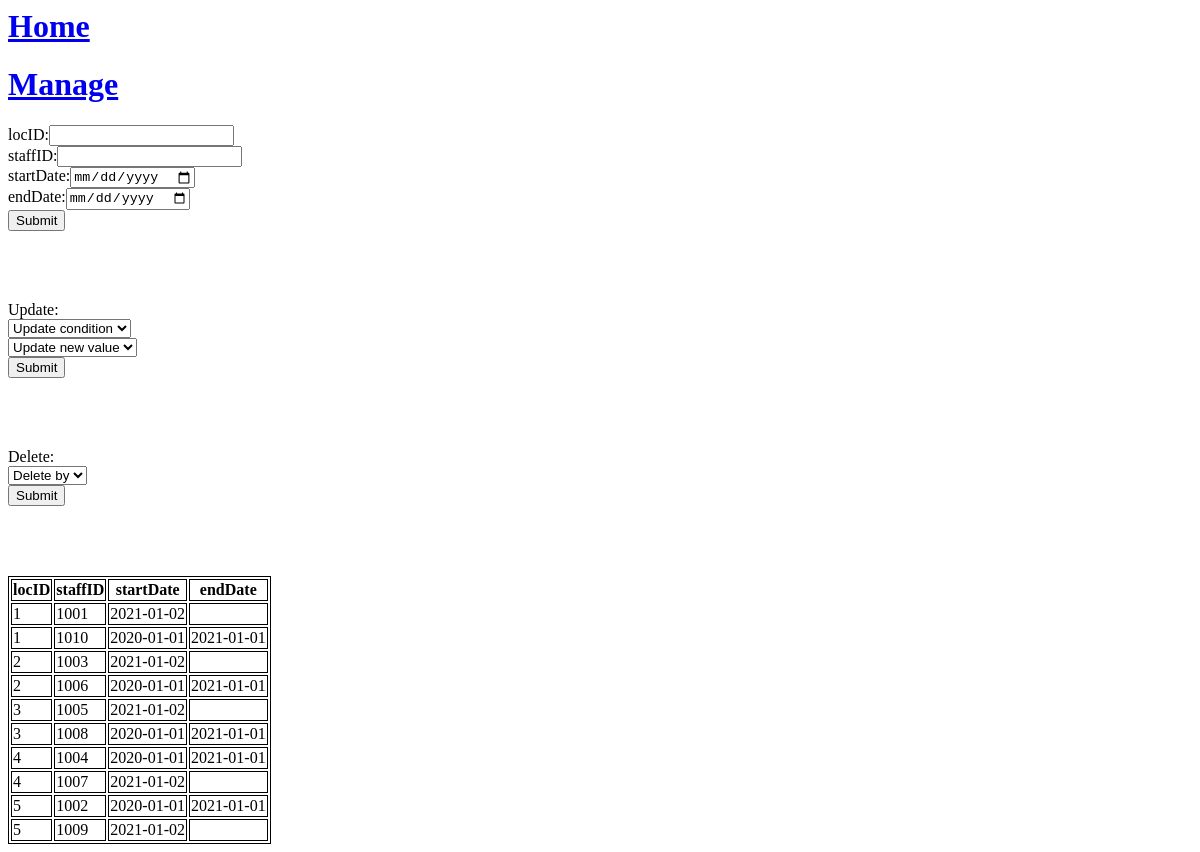
Before: /GeneralManagement.php with the older database file.
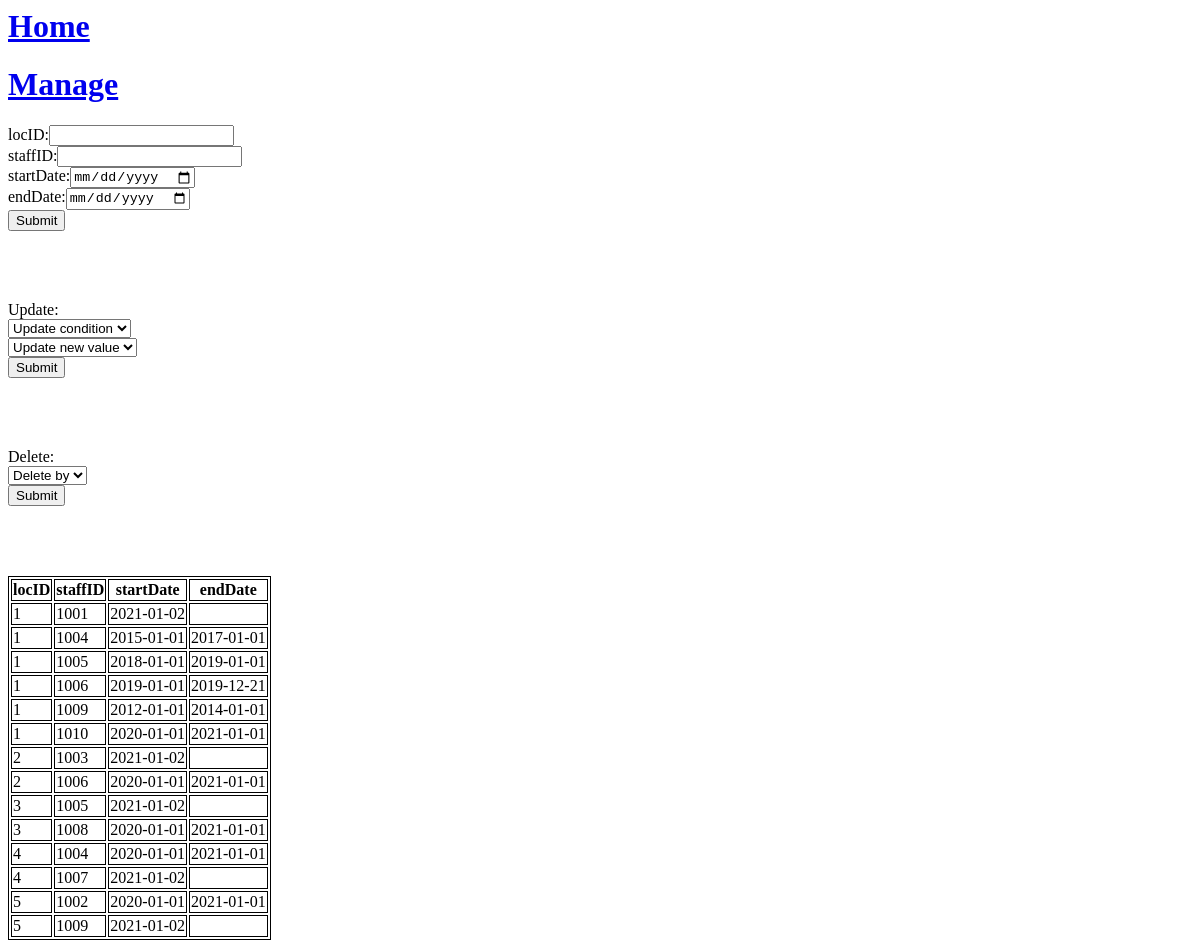
After: the same page with the newer database file.
### tables this page shows
CREATE TABLE GeneralManagement(
    locID INTEGER,
    staffID INTEGER,
    startDate DATE,
    endDate DATE,
    PRIMARY KEY(locID, staffID),
    CONSTRAINT fk_general_management_location FOREIGN KEY(locID) REFERENCES Location(locID)
        ON UPDATE CASCADE
        ON DELETE CASCADE,
    CONSTRAINT fk_general_management_staff FOREIGN KEY(staffID) REFERENCES Personnel(staffID)
        ON UPDATE CASCADE
        ON DELETE CASCADE
);

### GeneralManagement.php (the view, shortened to what this page needs)
<html><head><style>table, th, td {border:1px solid black;}</style><title>GeneralManagement</title></head><body><?php
echo "<a href='index.php'><h1>Home</h1></a>";
echo "<a href='manage.php'><h1>Manage</h1></a>";
$s = 'localhost';
$u = 'php';
$p = 'php';
$d = 'php_db';
$conn = new mysqli($s, $u, $p, $d);
$select_statement = 'SELECT * FROM GeneralManagement';
?>
<form action='' method='POST'>
	locID:<input name='locID'  type='number'  required><br>
	staffID:<input name='staffID'  type='number'  required><br>
	startDate:<input name='startDate'  type='date'  ><br>
	endDate:<input name='endDate'  type='date'  ><br>
	<input type='submit' name='insert_form_submit'><br>
</form>
<br><br><br>
Update: <form action='' method='POST'>
	<select name='update_select_condition' onchange='select_input_update_cond(event)'>
		<option disabled selected> Update condition </option>
	</select>
	<select name='update_select_new_val' onchange='select_input_update_new(event)'>
		<option disabled selected> Update new value </option>
	</select>
	<input type='submit' name='update_form_submit'><br>
</form>
<br><br><br>
Delete: <form action='' method='POST'>
	<select name='delete_select' onchange='select_input_delete(event)'>
		<option disabled selected> Delete by </option>
	</select>
	<input type='submit' name='delete_form_submit'><br>
</form>
<br><br><br>
<?php
$select_data = $conn->query($select_statement);
echo '<table>';
$row = $select_data->fetch_assoc();
echo '<tr>';
foreach($row as $k => $v) {
	echo '<th>'.$k.'</th>';
}
echo '</tr>';
do {
	echo '<tr>';
	foreach($row as $d) {
		echo '<td>'.$d.'</td>';
	}
	echo '</tr>';
}while ($row = $select_data->fetch_assoc());
echo '</table>';
?>
</body></html>

### GeneralManagement.php (style rules this page uses)
table, th, td { border:1px solid black; }

Changed rows visible on the page:
added generalmanagement: locID "1", staffID "1004", startDate "2015-01-01", endDate "2017-01-01"
added generalmanagement: locID "1", staffID "1005", startDate "2018-01-01", endDate "2019-01-01"
added generalmanagement: locID "1", staffID "1006", startDate "2019-01-01", endDate "2019-12-21"
added generalmanagement: locID "1", staffID "1009", startDate "2012-01-01", endDate "2014-01-01"
